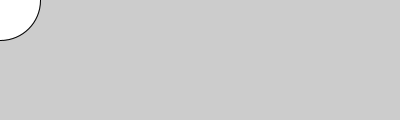
Frame 1 (no input)
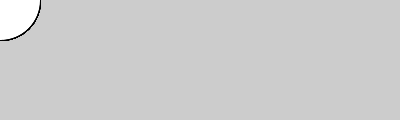
Frame 60 (the mouse pressed at the canvas centre just before this capture)
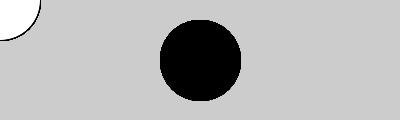
Frame 120 (the mouse held since frame 60 and released just before this capture)

The Processing sketch that drew these frames (run headless with seeded random() and noise(); from frame 60 on, the mouse is pressed at the canvas centre):

// Processing sketch: sketch_190321a
// ── sketch_190321a.pde
void setup() {
   size(400, 120);
   smooth();
}

void draw() {
 if(mousePressed) {
   fill(0);
 } else {
   fill(255);
 }
 ellipse(mouseX, mouseY, 80, 80);
}
